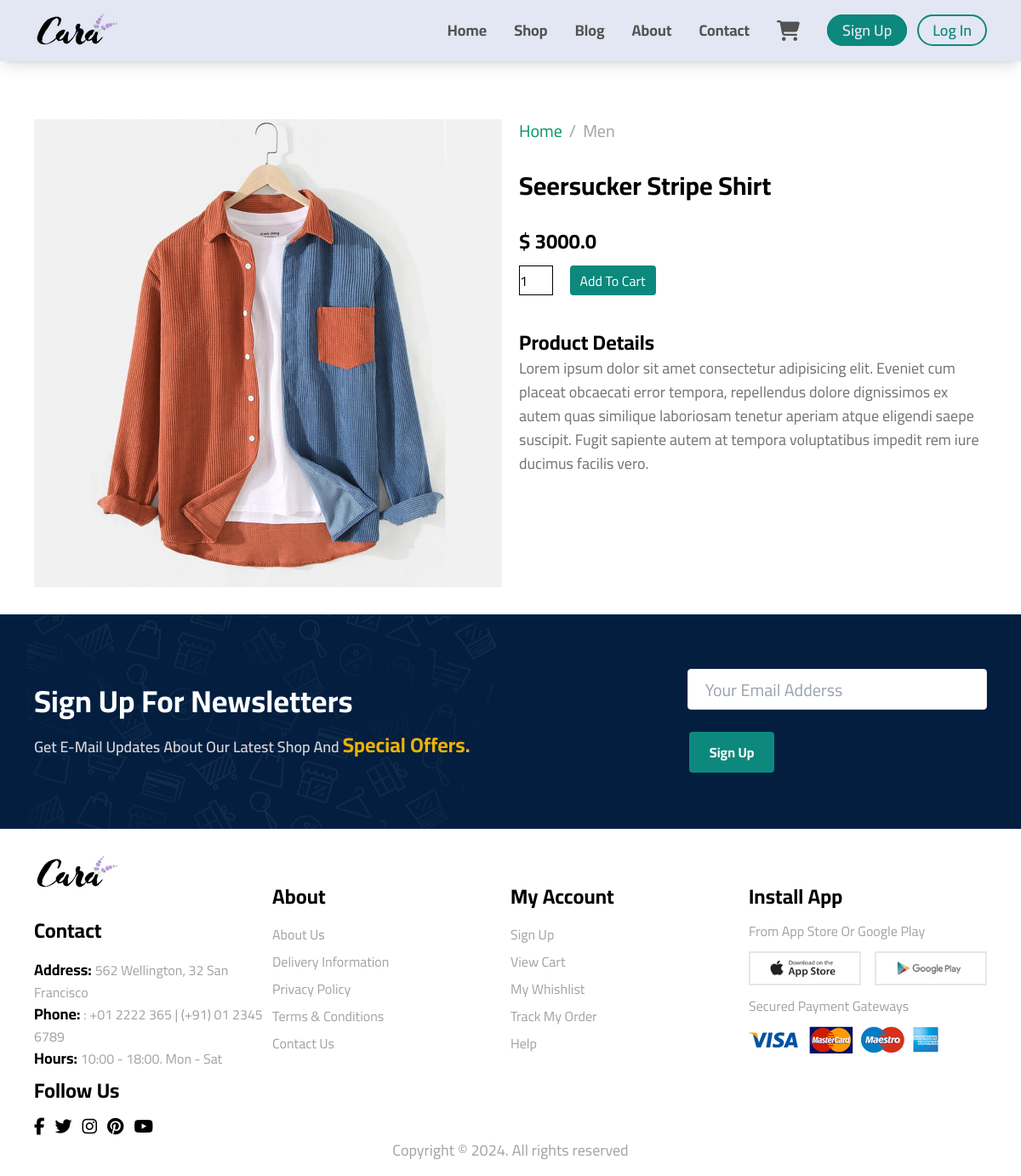
/product/1/, run on the app's committed database.
### product/models.py (models this page shows, shortened)
class Product(models.Model):
    category = models.ForeignKey(Category,on_delete=models.CASCADE,related_name='pd_category')
    model = models.ForeignKey(Model,on_delete=models.CASCADE,related_name='pd_model')
    title = models.CharField(max_length=225)
    description = models.TextField()
    image = models.ImageField(upload_to='pd-imgs/')
    price = models.FloatField(default=0)
    stars = models.IntegerField(
        validators=[
            MinValueValidator(1),
            MaxValueValidator(5)
        ]
    )

class Category (models.Model):
    name = models.CharField(max_length=225)

### product/views.py (the view)
# urls.py: path('product/<str:product_id>/',get_product.as_view(),name='product'),
class get_product (View) :
    def get(self,request,product_id,**kwargs) :
        try :
            product = Product.objects.get(id=product_id)
        except Product.DoesNotExist:
            return redirect('home')
        return render(request,'product.html',{
            'product' : product
        })

### templates/product.html (shortened to what this page needs)
{% extends 'base.html' %}
{% block sections %}
<section class="product-section">
    <div class="main-padding pt-0 md:pt-12">
        <div class="grid grid-cols-12 gap-5">
            <div class="col-span-12 md:col-span-5 lg:col-span-6 xl:col-span-4 order-2 md:order-1">
                <div class="product-image">
                    <img src="{{product.image.url}}" alt="product-image" id="mainImg">
                </div>
            </div>
            <div class="col-span-12 md:col-span-7 lg:col-span-6 xl:col-span-8 order-1 md:order-2">
                <nav class="w-full rounded-md">
                    <ol class="list-reset flex">
                    <li>
                        <a href="/" class="text-emerald-600 text-xl transition duration-150 ease-in-out hover:text-green-800 focus:text-primary-accent-300 active:text-primary-accent-300 motion-reduce:transition-none dark:text-primary-400">
                            Home
                        </a>
                    </li>
                    <li>
                        <span class="mx-2 text-neutral-400 text-xl">/</span>
                    </li>
                    <li class="text-neutral-400 text-xl">
                        {{product.category.name}}
                    </li>
                    </ol>
                </nav>
                <div class="mt-8">
                    <h2 class="product-name text-3xl text-black font-bold">
                        {{product.title}}
                    </h2>
                </div>
                <div class="mt-8">
                    <h3 class="product-price text-2xl font-bold text-black">
                        $ {{product.price}}
                    </h3>
                </div>
                <form method="POST" action="{% url 'cart_add' product.id %}">
                    <input type="number" value="1" class="product-number mt-3" name="amount">
                    <button class="add-to-cart-button px-3 ml-4 rounded text-white transition-all duration-200" type="submit"  id="addToCart">Add To Cart</button>
                </form>
                <div>
                    <div class="mt-10">
                        <h3 class="text-black font-bold text-2xl">Product Details</h3>
                        <p class="text-neutral-500 text-lg">{{product.description}}</p>
                    </div>
                </div>
            </div>
        </div>
    </div>
</section>
{% endblock %}

### templates/base.html (shortened to what this page needs)
{% load static %}
<!DOCTYPE html>
<html lang="en">
<head>
    <script src="https://cdn.tailwindcss.com"></script>
    <link rel="stylesheet" href="https://cdn.jsdelivr.net/npm/tw-elements/css/tw-elements.min.css"/>
    <link rel="stylesheet" href="https://cdnjs.cloudflare.com/ajax/libs/font-awesome/6.5.2/css/all.min.css">
    <link rel="stylesheet" href="{% static 'CSS/input.css' %}">
</head>
<body>
    <div class="wrapper">
        <section class="home-section">
            <header class="main-header w-full flex items-center justify-between fixed z-40 shadow-lg py-4 main-padding">
                <div class="main-logo">
                    <a href="/">
                        <img src="{% static 'Images/logo.png' %}" alt="website-logo" width="140px" height="40px">
                    </a>
                </div>
                <nav class="main-navbar flex items-center gap-4 lg:gap-8">
                    <div class="navbar-div">
                        <ul class="flex items-center gap-4 lg:gap-8 relative" id="navbar">
                            <li>
                                <a href="{% url 'home' %}" class="flex items-center justify-center overflow-hidden relative text-lg font-bold text-neutral-600 transition-all duration-200">Home</a>
                            </li>
                            <li>
                                <a href="{% url 'shop' %}" class="flex items-center justify-center overflow-hidden relative text-lg font-bold text-neutral-600 transition-all duration-200">Shop</a>
                            </li>
                            <li>
                                <a href="{% url 'blog' %}" class="flex items-center justify-center overflow-hidden relative text-lg font-bold text-neutral-600 transition-all duration-200">Blog</a>
                            </li>
                            <li>
                                <a href="{% url 'about' %}" class="flex items-center justify-center overflow-hidden relative text-lg font-bold text-neutral-600 transition-all duration-200">About</a>
                            </li>
                            <li>
                                <a href="{% url 'contact' %}" class="flex items-center justify-center overflow-hidden relative text-lg font-bold text-neutral-600 transition-all duration-200">Contact</a>
                            </li>
                        </ul>
                    </div>
                    <div class="main-cart relative order-2 md:order-none">
                        <button type="button" aria-label="View shopping cart" class="inline-block text-xs rounded" data-twe-toggle="tooltip" data-twe-placement="bottom" data-twe-ripple-init data-twe-ripple-color="light" title="Cart">
                            <a href="{% url 'cart' %}" aria-label="View shopping cart" class="text-neutral-600 transition-all duration-200">
                                <i class="fa-solid fa-cart-shopping text-xl sm:text-2xl"></i>
                            </a>
                        </button>
                    </div>
                    <div class="account-buttons flex items-center gap-1 lg:gap-3">
                        {% if user.is_authenticated %}
                            <div class="signup">
                                <a href="{% url 'logout' %}" class="text-md sm:text-lg font-semibold px-2 sm:px-4 rounded-full" style="background-color: crimson;border-color:crimson;">Logout</a>
                            </div>
                            <div class="profile">
                                <a href="{% url 'profile' %}" class="user-profile">
                                    <img src="{% if user.picture %}{{user.picture.url}}{% else %}static/Images/default-avatar.png{% endif %}" alt="user-image">
                                </a>
                            </div>
                            {% else %}
                            <div class="signup">
                                <a href="{% url 'register' %}" class="text-md sm:text-lg font-semibold px-2 sm:px-4 rounded-full">Sign Up</a>
                            </div>
                            <div class="login">
                                <a href="{% url 'login' %}" class="text-md sm:text-lg font-semibold text-white px-2 sm:px-4 rounded-full">Log In</a>
                            </div>
                        {% endif %}
                    </div>
                </nav>
            </header>
        </section>
            {% block sections %}
            {% endblock %}
        <section class="news-letter">
            <div class="news-letter-div flex items-center flex-wrap justify-between py-16 my-8 main-padding">
                <div class="news-letter-text">
                    <h3 class="text-white text-4xl font-bold mb-4">Sign Up For Newsletters</h3>
                    <p class="text-neutral-300 text-lg font-semibold">Get E-Mail Updates About Our Latest Shop And <span class="text-2xl font-bold text-yellow-500">Special Offers.</span></p>
                </div>
                <div class="news-letter-form">
                    <form action="#">
                        <input type="email" placeholder="Your Email Adderss" class="w-full h-12 px-5 border rounded outline-none text-xl">
                        <button type="submit" class="py-3 px-6 mt-6 text-white font-bold rounded-md transition-all duration-300">Sign Up</button>
                    </form>
                </div>
            </div>
        </section>
        <footer class="footer">
            <div class="grid grid-cols-1 md:grid-cols-2 lg:grid-cols-4 main-padding">
                <div>
                    <div>
                        <a href="#">
                            <img src="{% static 'Images/logo.png' %}" alt="logo-image">
                        </a>
                    </div>
                    <div class="mt-8">
                        <h3 class="text-black text-2xl font-bold">Contact</h3>
                    </div>
                    <div>
                        <ul class="mt-4">
                            <li class="text-neutral-400"><span class="text-black font-bold text-lg">Address: </span> 562 Wellington, 32 San Francisco</li>
                            <li class="text-neutral-400"><span class="text-black font-bold text-lg">Phone: </span>: +01 2222 365 | (+91) 01 2345 6789</li>
                            <li class="text-neutral-400"><span class="text-black font-bold text-lg">Hours: </span> 10:00 - 18:00. Mon - Sat</li>
                        </ul>
                    </div>
                </div>
                <div>
                    <div class="mt-8">
                        <h3 class="text-black text-2xl font-bold">About</h3>
                    </div>
                    <div>
                        <ul class="mt-4 flex flex-col gap-2">
                            <li>
                                <a href="about.html" class="text-neutral-400 hover:text-black transition duration-100">About Us</a>
                            </li>
                            <li>
                                <a href="#" class="text-neutral-400 hover:text-black transition duration-100">Delivery Information</a>
                            </li>
                            <li>
                                <a href="#" class="text-neutral-400 hover:text-black transition duration-100">Privacy Policy</a>
                            </li>
                            <li>
                                <a href="#" class="text-neutral-400 hover:text-black transition duration-100">Terms & Conditions</a>
                            </li>
                            <li>
                                <a href="contact.html" class="text-neutral-400 hover:text-black transition duration-100">Contact Us</a>
                            </li>
                        </ul>
                    </div>
                </div>
                <div>
                    <div class="mt-8">
                        <h3 class="text-black text-2xl font-bold">My Account</h3>
                    </div>
                    <div>
                        <ul class="mt-4 flex flex-col gap-2">
                            <li>
                                <a href="signup.html" class="text-neutral-400 hover:text-black transition duration-100">Sign Up</a>
                            </li>
                            <li>
                                <a href="cart.html" class="text-neutral-400 hover:text-black transition duration-100">View Cart</a>
                            </li>
                            <li>
                                <a href="#" class="text-neutral-400 hover:text-black transition duration-100">My Whishlist</a>
                            </li>
                            <li>
                                <a href="#" class="text-neutral-400 hover:text-black transition duration-100">Track My Order</a>
                            </li>
                            <li>
                                <a href="contact.html" class="text-neutral-400 hover:text-black transition duration-100">Help</a>
                            </li>
                        </ul>
                    </div>
                </div>
                <div>
                    <div class="mt-8">
                        <h3 class="text-black text-2xl font-bold">Install App</h3>
                        <p class="mt-3 text-neutral-400">From App Store Or Google Play</p>
                    </div>
                    <div class="flex items-center gap-4 mt-3">
                        <div class="border-2 hover:border-black transition duration-200">
                            <a href="#">
                                <img src="{% static 'Images/app.jpg' %}" alt="apple-store">
                            </a>
                        </div>
                        <div class="border-2 hover:border-black transition duration-200">
                            <a href="#">
                                <img src="{% static 'Images/play.jpg' %}" alt="google-play">
                            </a>
                        </div>
                    </div>
                    <div class="mt-3">
                        <p class="text-neutral-400">Secured Payment Gateways</p>
                        <div class="mt-3">
                            <a href="#">
                                <img src="{% static 'Images/pay.png' %}" alt="payment-methods">
                           </a>
                        </div>
                    </div>
                </div>
                <div class="follow-us-div">
                    <div class="mt-2">
                        <h3 class="text-black text-2xl font-bold">Follow Us</h3>
                    </div>
                    <div class="footer-icons flex items-center gap-3 mt-3">
                        <a href="#">
                            <i class="fa-brands fa-facebook-f text-xl"></i>
                        </a>
                        <a href="#">
                            <i class="fa-brands fa-twitter text-xl"></i>
                        </a>
                        <a href="#">
                            <i class="fa-brands fa-instagram text-xl"></i>
                        </a>
                        <a href="#">
                            <i class="fa-brands fa-pinterest text-xl"></i>
                        </a>
                        <a href="#">
                            <i class="fa-brands fa-youtube text-xl"></i>
                        </a>
                    </div>
                </div>
            </div>
            <div class="copyright text-center mb-4">
                <p class="text-md md:text-lg text-neutral-400">Copyright © 2024. All rights reserved</p>
            </div>
        </footer>
    </div>
</body>
</html>

### static/CSS/input.css (style rules this page uses)
* { margin: 0; padding: 0; list-style: none; text-decoration: none; box-sizing: border-box; scroll-behavior: smooth; font-family: "Cairo", sans-serif; }
.main-padding { padding-left: 60px; padding-right: 60px; }
@media (max-width: 1280px) { .main-padding { padding-left: 40px; padding-right: 40px; } }
.main-header { min-height: 72px; background: #E3E6F3; }
.main-navbar ul a { height: 35px; }
.main-navbar ul a::before { position: absolute; content: ""; bottom: 0; left: -100%; width: 100%; height: 4px; transition: all ease .5s; background: #0D887C; }
.signup a { border: 2px solid #0D887C; color: #E3E6F3; background: #0D887C; }
.login a { border: 2px solid #0D887C; color: #0D887C; }
.news-letter-div { background: url("/static/Images/b-6.png") no-repeat; background-position: 5% 30%; background-color: #041E40; }
.news-letter-form form button { border: 2px solid #041E40; background: #0D887C; }
.product-section { padding-top: 92px !important; }
.product-number { width: 40px; height: 35px; border: 1px solid ; }
.add-to-cart-button { height: 35px; background: #0D887C; }

### data on the page
Product: image (picture), category.name "Men", title "Seersucker Stripe Shirt", price "3000.0", description "Lorem ipsum dolor sit amet consectetur adipisicing elit. Eveniet cum placeat obcaecati error tempora, repellendus dolore dignissimos ex autem quas similique laboriosam tenetur aperiam atque eligendi saepe suscipit. Fugit sapiente autem at tempora voluptatibus impedit rem iure ducimus facilis vero."
